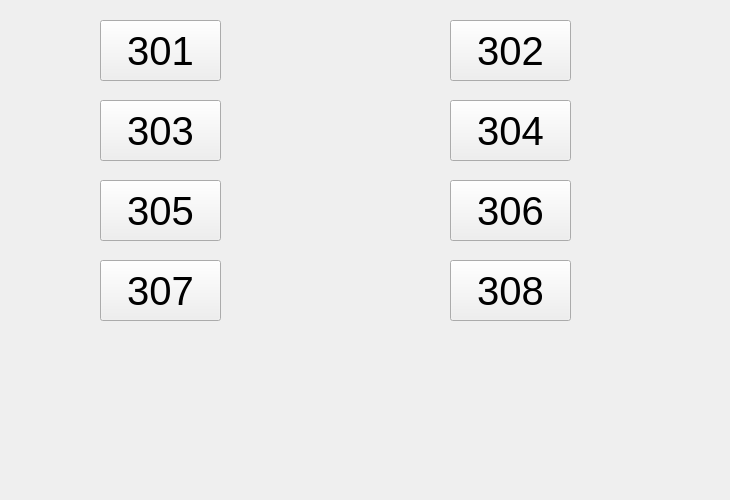
     <widget class="QWidget" name="haohuajian_3">
      <attribute name="title">
       <string>豪华间</string>
      </attribute>
      <widget class="QPushButton" name="hhj_21">
       <property name="geometry">
        <rect>
         <x>100</x>
         <y>20</y>
         <width>121</width>
         <height>61</height>
        </rect>
       </property>
       <property name="font">
        <font>
         <pointsize>30</pointsize>
        </font>
       </property>
       <property name="text">
        <string>301</string>
       </property>
      </widget>
      <widget class="QPushButton" name="hhj_22">
       <property name="geometry">
        <rect>
         <x>450</x>
         <y>20</y>
         <width>121</width>
         <height>61</height>
        </rect>
       </property>
       <property name="font">
        <font>
         <pointsize>30</pointsize>
        </font>
       </property>
       <property name="text">
        <string>302</string>
       </property>
      </widget>
      <widget class="QPushButton" name="hhj_23">
       <property name="geometry">
        <rect>
         <x>100</x>
         <y>100</y>
         <width>121</width>
         <height>61</height>
        </rect>
       </property>
       <property name="font">
        <font>
         <pointsize>30</pointsize>
        </font>
       </property>
       <property name="text">
        <string>303</string>
       </property>
      </widget>
      <widget class="QPushButton" name="hhj_24">
       <property name="geometry">
        <rect>
         <x>450</x>
         <y>100</y>
         <width>121</width>
         <height>61</height>
        </rect>
       </property>
       <property name="font">
        <font>
         <pointsize>30</pointsize>
        </font>
       </property>
       <property name="text">
        <string>304</string>
       </property>
      </widget>
      <widget class="QPushButton" name="hhj_25">
       <property name="geometry">
        <rect>
         <x>100</x>
         <y>180</y>
         <width>121</width>
         <height>61</height>
        </rect>
       </property>
       <property name="font">
        <font>
         <pointsize>30</pointsize>
        </font>
       </property>
       <property name="text">
        <string>305</string>
       </property>
      </widget>
      <widget class="QPushButton" name="hhj_26">
       <property name="geometry">
        <rect>
         <x>450</x>
         <y>180</y>
         <width>121</width>
         <height>61</height>
        </rect>
       </property>
       <property name="font">
        <font>
         <pointsize>30</pointsize>
        </font>
       </property>
       <property name="text">
        <string>306</string>
       </property>
      </widget>
      <widget class="QPushButton" name="hhj_27">
       <property name="geometry">
        <rect>
         <x>100</x>
         <y>260</y>
         <width>121</width>
         <height>61</height>
        </rect>
       </property>
       <property name="font">
        <font>
         <pointsize>30</pointsize>
        </font>
       </property>
       <property name="text">
        <string>307</string>
       </property>
      </widget>
      <widget class="QPushButton" name="hhj_28">
       <property name="geometry">
        <rect>
         <x>450</x>
         <y>260</y>
         <width>121</width>
         <height>61</height>
        </rect>
       </property>
       <property name="font">
        <font>
         <pointsize>30</pointsize>
        </font>
       </property>
       <property name="text">
        <string>308</string>
       </property>
      </widget>
      <widget class="QLabel" name="label_11">
       <property name="geometry">
        <rect>
         <x>0</x>
         <y>0</y>
         <width>721</width>
         <height>491</height>
        </rect>
       </property>
       <property name="styleSheet">
        <string notr="true">border-image: url(:/picture/1.jpg);</string>
       </property>
       <property name="text">
        <string/>
       </property>
      </widget>
      <zorder>label_11</zorder>
      <zorder>hhj_21</zorder>
      <zorder>hhj_22</zorder>
      <zorder>hhj_23</zorder>
      <zorder>hhj_24</zorder>
      <zorder>hhj_25</zorder>
      <zorder>hhj_26</zorder>
      <zorder>hhj_27</zorder>
      <zorder>hhj_28</zorder>
     </widget>
